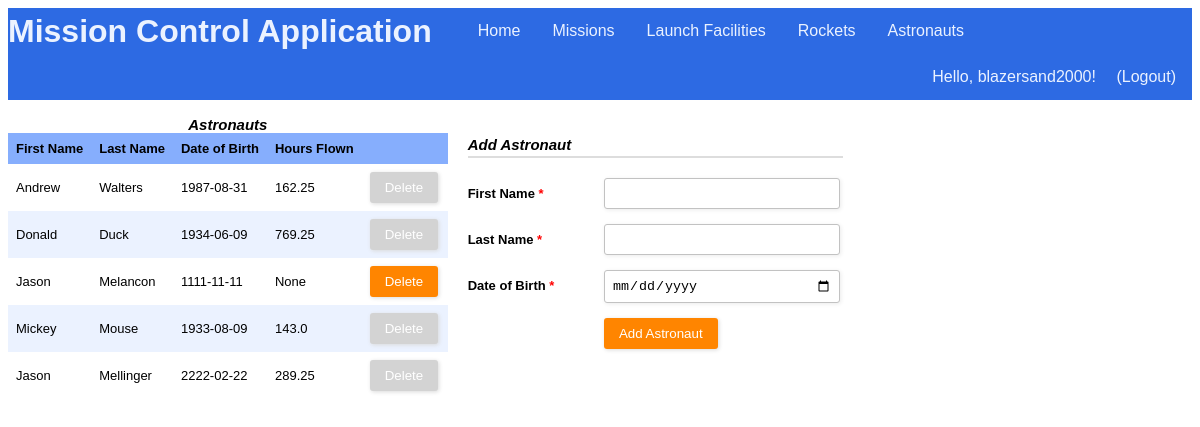
The page /astronauts (signed in) on the database its author committed.
### tables this page shows
CREATE TABLE "Users" (
	`uid`	INTEGER NOT NULL PRIMARY KEY AUTOINCREMENT,
	`firstName`	TEXT NOT NULL,
	`lastName`	TEXT NOT NULL,
	`username`	TEXT NOT NULL UNIQUE,
	`password`	TEXT NOT NULL,
	`regTime`	TEXT NOT NULL,
	`lastLoginTime`	TEXT
);

CREATE TABLE "Astronauts" (
	`aid`	INTEGER NOT NULL PRIMARY KEY AUTOINCREMENT,
	`firstName`	TEXT NOT NULL,
	`lastName`	TEXT NOT NULL,
	`dob`	TEXT NOT NULL
);

### app.py (the view, shortened to what this page needs)
@app.route("/astronauts", methods=["GET", "POST"])
@login_required
def showAstronauts():
    conn = sqlite3.connect(dbPath)
    conn.row_factory = sqlite3.Row
    c = conn.cursor()
    c.execute("SELECT aid, A.aid IN (SELECT aid FROM Crew) AS cannotDelete, firstName, lastName, dob, (SELECT SUM((strftime('%s',M.landTime) - strftime('%s',M.launchTime))/3600.0) FROM Mission M, Crew C WHERE M.mid = C.mid AND C.aid = A.aid) AS hoursFlown FROM Astronauts A")
    results = c.fetchall()
    formInputs = [['firstName', 'text', 'First Name', []], ['lastName', 'text', 'Last Name', []], ['dob', 'date', 'Date of Birth', []]]
    conn.commit()
    conn.close()
    return render_template("astronauts.html", headers=("First Name","Last Name","Date of Birth","Hours Flown"), rows=results, inputs=formInputs)

### app.py (called while the page is built)
@login_manager.user_loader
def load_user(username):
    userRecord = DBgetUser(username)
    if userRecord:
        return User(userRecord["username"], userRecord["password"])
    return None

def DBgetUser(username):
    conn = sqlite3.connect(dbPath)
    conn.row_factory = sqlite3.Row
    c = conn.cursor()
    c.execute("SELECT * from Users WHERE username = ?", (username,))
    userRecord = c.fetchone()
    conn.close()
    return userRecord

### templates/astronauts.html (shortened to what this page needs)
{% extends "main_template.html" %}
{% from 'macros.html' import GenerateTable, GenerateFormToAddEntry %}
{% block body %}
<section style="float:left">
	{{ GenerateTable('Astronauts', headers, rows, 'aid') }}
</section>
<section style="float:left">
	{{ GenerateFormToAddEntry('Add Astronaut', inputs) }}
</section>
{% endblock %}

### templates/main_template.html (shortened to what this page needs)
<!DOCTYPE html>
<html>
	<head>
		<link rel="stylesheet" type= "text/css" href="{{ url_for('static', filename='styles.css') }}">
	</head>
	<body>
		<header>
			<ul class="nav">
				<h1 class="nav">Mission Control Application</h1>
				<li class="nav"><a class="nav" href="{{ url_for('index') }}">Home</a></li>
				{% if current_user.is_authenticated %}
				<li class="nav"><a class="nav" href="{{ url_for('showMissions') }}">Missions</a></li>
				<li class="nav"><a class="nav" href="{{ url_for('showFacilities') }}">Launch Facilities</a></li>
				<li class="nav"><a class="nav" href="{{ url_for('showRockets') }}">Rockets</a></li>
				<li class="nav"><a class="nav" href="{{ url_for('showAstronauts') }}">Astronauts</a></li>
				{% endif %}
				<div class="user-greeting">
					{% if current_user.is_authenticated %}
  						Hello, {{ current_user.id }}!    <a class="nav" href="{{ url_for('showLogout') }}">(Logout)</a>
					{% else %}
						Hello, guest!    <a class="nav" href="{{ url_for('showLogin') }}">Login</a><a class="nav" href="{{ url_for('showSignup') }}">Sign Up</a>
					{% endif %}
				</div>
			</ul>
		</header>
		{% block body %}{% endblock %}
	</body>
</html>

### templates/macros.html (shortened to what this page needs)
{% macro GenerateTable(title, headers, rows, keyName) %}
	{% if rows %}
		<table>
			<caption>
				{{title}}
			</caption>
			<tr>
				{% for header in headers %}
				<th>{{header}}</th>
				{% endfor %}
				<th/>
			</tr>
			{% for row in rows %}
			<tr id ="{{row[keyName]}}">
				{% for value in row %}
					{% if loop.index0 > 1 %}
						<td>
							{{value|safe}}
						</td>
					{% endif %}
				{% endfor %}
				{% if row[1] == 1 %}
					{% set disabled = 'disabled' %}
				{% else %}
					{% set disabled = '' %}
				{% endif %}
				<td>
					<div class="form-style-2" style="width:70px; padding: 0px 0px 0px 0px;">
						<form method="post">
							<input type="submit" value="Delete" name="delete.{{ row[0] }}" {{disabled}}/>
						</form>
					</div>
				</td>
			</tr>
			{% endfor %}
		</table>
	{% else %}
		No records found!
	{% endif %}
{% endmacro %}
{% macro GenerateFormToAddEntry(submitButtonText, inputs) %}
	<div class="form-style-2">
	<div class="form-style-2-heading">{{submitButtonText}}</div>
	<form method="post">
		{% for fieldName, fieldType, fieldLabel, optionalValues in inputs %}
			{% if fieldType == 'text' %}
				<label for="{{fieldName}}"><span>{{fieldLabel}} <span class="required">*</span></span><input type="text" class="input-field" name="{{fieldName}}" required/></label>
			{% elif fieldType == 'password' %}
				<label for="{{fieldName}}"><span>{{fieldLabel}} <span class="required">*</span></span><input type="password" class="input-field" name="{{fieldName}}" required/></label>
			{% elif fieldType == 'number' %}
				<label for="{{fieldName}}"><span>{{fieldLabel}} <span class="required">*</span></span><input type="number" class="input-field" name="{{fieldName}}" required/></label>
			{% elif fieldType == 'selectmultiple' %}
				<label for="{{fieldName}}"><span>{{fieldLabel}} <span class="required">*</span></span><select multiple name="{{fieldName}}" class="select-field" required>
				{% for id, displayName in optionalValues %}
					<option value="{{id}}">{{displayName}}</option>
				{% endfor %}
				</select></label>
			{% elif fieldType == 'datetime' %}
				<label for="{{fieldName}}"><span>{{fieldLabel}} <span class="required">*</span></span><input type="datetime-local" class="input-field" name="{{fieldName}}" id="{{optionalValues[0]}}" onchange="changeEnd()" required></label>
			{% elif fieldType == 'date' %}
				<label for="{{fieldName}}"><span>{{fieldLabel}} <span class="required">*</span></span><input type="date" class="input-field" name="{{fieldName}}" required></label>
			{% endif %}
		{% endfor %}
		<label><span>&nbsp;</span><input type="submit" value="{{submitButtonText}}"/></label>
	</form>
	</div>
{% endmacro %}

### static/styles.css (style rules this page uses)
:root { --light-blue: #EBF2FF; --medium-blue: #86AEFD; --dark-blue: #2D6AE3; }
ul.nav { list-style-type: none; text-align: center; display: block; margin: 0; padding: 0; overflow: hidden; background-color: var(--dark-blue); }
li.nav { float: left; }
a.nav { display: inline-block; color: var(--light-blue); text-align: center; padding: 14px 16px; text-decoration: none; font-family: "Trebuchet MS", Helvetica, sans-serif; }
h1.nav { float: left; margin: 0; padding: 5px 30px 0px 0px; font-family: "Trebuchet MS", Helvetica, sans-serif; color: var(--light-blue); vertical-align: bottom; }
.user-greeting { float: right; list-style-type: none; text-align: center; margin: 0; overflow: hidden; background-color: var(--dark-blue); text-align: center; vertical-align: center; text-decoration: none; font-family: "Trebuchet MS", Helvetica, sans-serif; color: var(--light-blue); }
table { border-collapse: collapse; width: 100%; }
th, td { text-align: left; padding: 8px; font: 13px Arial, Helvetica, sans-serif; }
caption { font: 13px Arial, Helvetica, sans-serif; font-weight: bold; font-style: italic; font-size: 15px; }
tr { background-color: var(--light-blue) }
tr:nth-child(even) { background-color: white }
th { background-color: var(--medium-blue); font-weight: bold; }
.form-style-2 { width: 375px; max-width: 650px; padding: 20px 12px 10px 20px; font: 13px Arial, Helvetica, sans-serif; }
.form-style-2-heading { font-weight: bold; font-style: italic; border-bottom: 2px solid #ddd; margin-bottom: 20px; font-size: 15px; padding-bottom: 3px; }
.form-style-2 label { display: block; margin: 0px 0px 15px 0px; }
.form-style-2 label > span { width: 35%; font-weight: bold; float: left; padding-top: 8px; padding-right: 5px; }
.form-style-2 span.required { color:red; }
.form-style-2 input.input-field { width: 63%; }
.form-style-2 input.input-field, .form-style-2 .tel-number-field, .form-style-2 .textarea-field, .form-style-2 .select-field { box-sizing: border-box; -webkit-box-sizing: border-box; -moz-box-sizing: border-box; border: 1px solid #C2C2C2; box-shadow: 1px 1px 4px #EBEBEB; -moz-box-shadow: 1px 1px 4px #EBEBEB; -webkit-box-shadow: 1px 1px 4px #EBEBEB; border-radius: 3px; -webkit-border-radius: 3px; -moz-border-radius: 3px; padding: 7px; outline: none; }
.form-style-2 input[type=submit], .form-style-2 input[type=button] { border: none; padding: 8px 15px 8px 15px; background: #FF8500; color: #fff; box-shadow: 1px 1px 4px #DADADA; -moz-box-shadow: 1px 1px 4px #DADADA; -webkit-box-shadow: 1px 1px 4px #DADADA; border-radius: 3px; -webkit-border-radius: 3px; -moz-border-radius: 3px; }
.form-style-2 input[type=submit]:disabled, .form-style-2 input[type=button]:disabled { background: lightgray; color: #fff; }

### rows shown on the page
Users: id "blazersand2000"
Astronauts: firstName "Andrew", lastName "Walters", dob "1987-08-31", row "162.25"
Astronauts: firstName "Donald", lastName "Duck", dob "1934-06-09", row "769.25"
Astronauts: firstName "Jason", lastName "Melancon", dob "1111-11-11", row "None"
Astronauts: firstName "Mickey", lastName "Mouse", dob "1933-08-09", row "143.0"
Astronauts: firstName "Jason", lastName "Mellinger", dob "2222-02-22", row "289.25"

### other values the page prints
{{ title }} "Astronauts"
{{ header }} "First Name" "Last Name" "Date of Birth" "Hours Flown"
{{ submitButtonText }} "Add Astronaut"
{{ fieldLabel }} "First Name" "Last Name"
{{ fieldLabel }} "Date of Birth"
